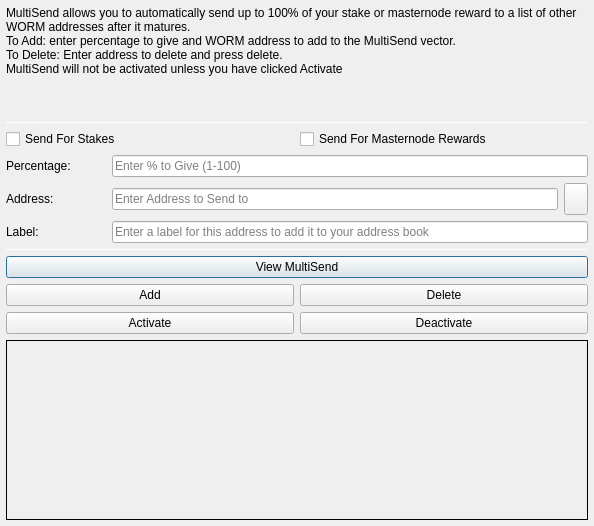
<?xml version="1.0" encoding="UTF-8"?>
<ui version="4.0">
 <class>MultiSendDialog</class>
 <widget class="QDialog" name="MultiSendDialog">
  <property name="windowModality">
   <enum>Qt::NonModal</enum>
  </property>
  <property name="geometry">
   <rect>
    <x>0</x>
    <y>0</y>
    <width>594</width>
    <height>526</height>
   </rect>
  </property>
  <property name="windowTitle">
   <string>MultiSend</string>
  </property>
  <layout class="QVBoxLayout" name="verticalLayout" stretch="0">
   <property name="leftMargin">
    <number>6</number>
   </property>
   <property name="topMargin">
    <number>6</number>
   </property>
   <property name="rightMargin">
    <number>6</number>
   </property>
   <property name="bottomMargin">
    <number>6</number>
   </property>
   <item>
    <layout class="QVBoxLayout" name="verticalLayout_Main" stretch="1,1,1,0,1,1,1">
     <item>
      <widget class="QLabel" name="label_2">
       <property name="lineWidth">
        <number>1</number>
       </property>
       <property name="text">
        <string>MultiSend allows you to automatically send up to 100% of your stake or masternode reward to a list of other WORM addresses after it matures.
To Add: enter percentage to give and WORM address to add to the MultiSend vector.
To Delete: Enter address to delete and press delete.
MultiSend will not be activated unless you have clicked Activate</string>
       </property>
       <property name="alignment">
        <set>Qt::AlignLeading|Qt::AlignLeft|Qt::AlignTop</set>
       </property>
       <property name="wordWrap">
        <bool>true</bool>
       </property>
      </widget>
     </item>
     <item>
      <widget class="Line" name="line">
       <property name="minimumSize">
        <size>
         <width>0</width>
         <height>1</height>
        </size>
       </property>
       <property name="maximumSize">
        <size>
         <width>16777215</width>
         <height>1</height>
        </size>
       </property>
       <property name="orientation">
        <enum>Qt::Horizontal</enum>
       </property>
      </widget>
     </item>
     <item>
      <layout class="QVBoxLayout" name="verticalLayout_Settings">
       <item>
        <layout class="QHBoxLayout" name="horizontalLayout">
         <item>
          <widget class="QCheckBox" name="multiSendStakeCheckBox">
           <property name="text">
            <string>Send For Stakes</string>
           </property>
          </widget>
         </item>
         <item>
          <widget class="QCheckBox" name="multiSendMasternodeCheckBox">
           <property name="text">
            <string>Send For Masternode Rewards</string>
           </property>
          </widget>
         </item>
        </layout>
       </item>
       <item>
        <layout class="QHBoxLayout" name="horizontalLayout_6">
         <item>
          <widget class="QLabel" name="label">
           <property name="minimumSize">
            <size>
             <width>100</width>
             <height>0</height>
            </size>
           </property>
           <property name="toolTip">
            <string>Percentage of stake to send</string>
           </property>
           <property name="text">
            <string>Percentage:</string>
           </property>
          </widget>
         </item>
         <item>
          <widget class="QLineEdit" name="multiSendPercentEdit">
           <property name="toolTip">
            <string>Enter whole numbers 1 - 100</string>
           </property>
           <property name="placeholderText">
            <string>Enter % to Give (1-100)</string>
           </property>
          </widget>
         </item>
        </layout>
       </item>
       <item>
        <layout class="QHBoxLayout" name="horizontalLayout_7">
         <item>
          <widget class="QLabel" name="label_5">
           <property name="minimumSize">
            <size>
             <width>100</width>
             <height>0</height>
            </size>
           </property>
           <property name="toolTip">
            <string>Address to send portion of stake to</string>
           </property>
           <property name="text">
            <string>Address:</string>
           </property>
          </widget>
         </item>
         <item>
          <widget class="QLineEdit" name="multiSendAddressEdit">
           <property name="toolTip">
            <string/>
           </property>
           <property name="placeholderText">
            <string>Enter Address to Send to</string>
           </property>
          </widget>
         </item>
         <item>
          <widget class="QToolButton" name="addressBookButton">
           <property name="maximumSize">
            <size>
             <width>16777215</width>
             <height>32</height>
            </size>
           </property>
           <property name="toolTip">
            <string>Choose an address from the address book</string>
           </property>
           <property name="text">
            <string/>
           </property>
           <property name="icon">
            <iconset resource="../worm.qrc">
             <normaloff>:/icons/address-book</normaloff>:/icons/address-book</iconset>
           </property>
           <property name="shortcut">
            <string>Alt+A</string>
           </property>
          </widget>
         </item>
        </layout>
       </item>
      </layout>
     </item>
     <item>
      <layout class="QHBoxLayout" name="horizontalLayout_3">
       <item>
        <widget class="QLabel" name="label_3">
         <property name="minimumSize">
          <size>
           <width>100</width>
           <height>0</height>
          </size>
         </property>
         <property name="text">
          <string>Label:</string>
         </property>
        </widget>
       </item>
       <item>
        <widget class="QLineEdit" name="labelAddressLabelEdit">
         <property name="placeholderText">
          <string>Enter a label for this address to add it to your address book</string>
         </property>
        </widget>
       </item>
      </layout>
     </item>
     <item>
      <widget class="Line" name="line_2">
       <property name="minimumSize">
        <size>
         <width>0</width>
         <height>1</height>
        </size>
       </property>
       <property name="maximumSize">
        <size>
         <width>16777215</width>
         <height>1</height>
        </size>
       </property>
       <property name="orientation">
        <enum>Qt::Horizontal</enum>
       </property>
      </widget>
     </item>
     <item>
      <layout class="QVBoxLayout" name="verticalLayout_Buttons">
       <item>
        <layout class="QHBoxLayout" name="horizontalLayout_4">
         <item>
          <widget class="QPushButton" name="viewButton">
           <property name="toolTip">
            <string/>
           </property>
           <property name="statusTip">
            <string>View MultiSend Vector</string>
           </property>
           <property name="text">
            <string>View MultiSend</string>
           </property>
          </widget>
         </item>
        </layout>
       </item>
       <item>
        <layout class="QHBoxLayout" name="horizontalLayout_2">
         <item>
          <widget class="QPushButton" name="addButton">
           <property name="toolTip">
            <string/>
           </property>
           <property name="statusTip">
            <string>Add to MultiSend Vector</string>
           </property>
           <property name="text">
            <string>Add</string>
           </property>
          </widget>
         </item>
         <item>
          <widget class="QPushButton" name="deleteButton">
           <property name="toolTip">
            <string/>
           </property>
           <property name="statusTip">
            <string>Delete Address From MultiSend Vector</string>
           </property>
           <property name="text">
            <string>Delete</string>
           </property>
          </widget>
         </item>
        </layout>
       </item>
       <item>
        <layout class="QHBoxLayout" name="horizontalLayout_5">
         <item>
          <widget class="QPushButton" name="activateButton">
           <property name="statusTip">
            <string>Activate MultiSend</string>
           </property>
           <property name="text">
            <string>Activate</string>
           </property>
          </widget>
         </item>
         <item>
          <widget class="QPushButton" name="disableButton">
           <property name="statusTip">
            <string>Deactivate MultiSend</string>
           </property>
           <property name="text">
            <string>Deactivate</string>
           </property>
          </widget>
         </item>
        </layout>
       </item>
      </layout>
     </item>
     <item>
      <widget class="QLabel" name="message">
       <property name="minimumSize">
        <size>
         <width>0</width>
         <height>180</height>
        </size>
       </property>
       <property name="frameShape">
        <enum>QFrame::Panel</enum>
       </property>
       <property name="frameShadow">
        <enum>QFrame::Plain</enum>
       </property>
       <property name="lineWidth">
        <number>1</number>
       </property>
       <property name="midLineWidth">
        <number>1</number>
       </property>
       <property name="text">
        <string/>
       </property>
       <property name="alignment">
        <set>Qt::AlignLeading|Qt::AlignLeft|Qt::AlignTop</set>
       </property>
       <property name="wordWrap">
        <bool>true</bool>
       </property>
      </widget>
     </item>
    </layout>
   </item>
  </layout>
 </widget>
 <resources>
  <include location="../worm.qrc"/>
 </resources>
 <connections/>
</ui>
